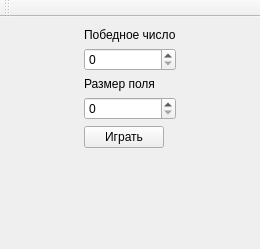
<?xml version="1.0" encoding="UTF-8"?>
<ui version="4.0">
 <class>MainWindow</class>
 <widget class="QMainWindow" name="MainWindow">
  <property name="enabled">
   <bool>true</bool>
  </property>
  <property name="geometry">
   <rect>
    <x>0</x>
    <y>0</y>
    <width>260</width>
    <height>249</height>
   </rect>
  </property>
  <property name="windowTitle">
   <string>MainWindow</string>
  </property>
  <widget class="QWidget" name="centralWidget">
   <layout class="QHBoxLayout" name="horizontalLayout">
    <item>
     <layout class="QGridLayout" name="gridLayout">
      <property name="sizeConstraint">
       <enum>QLayout::SetMaximumSize</enum>
      </property>
      <item row="1" column="1">
       <widget class="QPushButton" name="pushButton">
        <property name="sizePolicy">
         <sizepolicy hsizetype="Maximum" vsizetype="Maximum">
          <horstretch>0</horstretch>
          <verstretch>0</verstretch>
         </sizepolicy>
        </property>
        <property name="text">
         <string>Играть</string>
        </property>
        <property name="autoDefault">
         <bool>false</bool>
        </property>
       </widget>
      </item>
      <item row="0" column="1">
       <layout class="QVBoxLayout" name="rulesLayout">
        <item>
         <widget class="QLabel" name="numberToWinLabel">
          <property name="text">
           <string>Победное число</string>
          </property>
         </widget>
        </item>
        <item>
         <widget class="QSpinBox" name="numberToWin">
          <property name="sizePolicy">
           <sizepolicy hsizetype="Minimum" vsizetype="Maximum">
            <horstretch>0</horstretch>
            <verstretch>0</verstretch>
           </sizepolicy>
          </property>
         </widget>
        </item>
        <item>
         <widget class="QLabel" name="sizeOfFieldLabel">
          <property name="sizePolicy">
           <sizepolicy hsizetype="Maximum" vsizetype="Maximum">
            <horstretch>0</horstretch>
            <verstretch>0</verstretch>
           </sizepolicy>
          </property>
          <property name="text">
           <string>Размер поля</string>
          </property>
         </widget>
        </item>
        <item>
         <widget class="QSpinBox" name="sizeOfField">
          <property name="sizePolicy">
           <sizepolicy hsizetype="Minimum" vsizetype="Maximum">
            <horstretch>0</horstretch>
            <verstretch>0</verstretch>
           </sizepolicy>
          </property>
         </widget>
        </item>
       </layout>
      </item>
      <item row="0" column="0" rowspan="3">
       <layout class="QGridLayout" name="buttonsLayout"/>
      </item>
     </layout>
    </item>
   </layout>
  </widget>
  <widget class="QMenuBar" name="menuBar">
   <property name="geometry">
    <rect>
     <x>0</x>
     <y>0</y>
     <width>260</width>
     <height>21</height>
    </rect>
   </property>
  </widget>
  <widget class="QToolBar" name="mainToolBar">
   <attribute name="toolBarArea">
    <enum>TopToolBarArea</enum>
   </attribute>
   <attribute name="toolBarBreak">
    <bool>false</bool>
   </attribute>
  </widget>
 </widget>
 <layoutdefault spacing="6" margin="11"/>
 <resources/>
 <connections/>
</ui>
